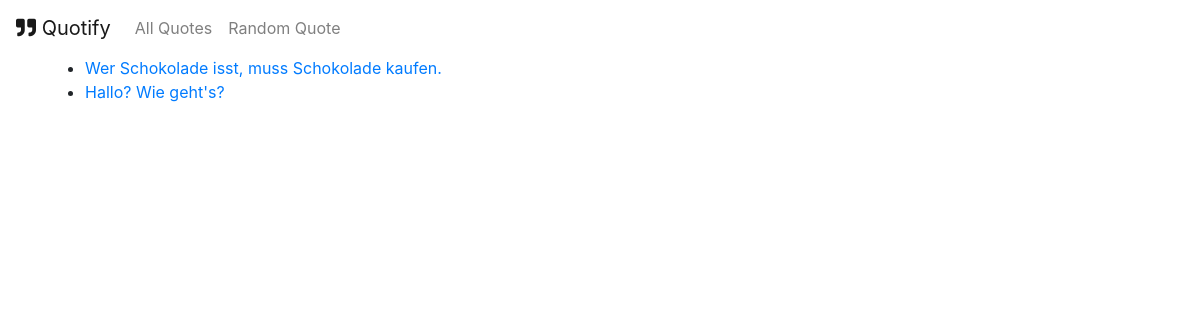
Page /quotes/ on the committed database.
### quotes/models.py (models this page shows, shortened)
class Quote(models.Model):
    quote_text = models.CharField(max_length=1000)
    pub_date = models.DateTimeField('date published', auto_now=True)
    likes = models.IntegerField(default=0)

### quotes/views.py (the view)
# urls.py: path('', views.IndexView.as_view(), name='index'),
class IndexView(generic.ListView):
    template_name = 'quotes/index.html'
    context_object_name = 'quote_list'
    def get_queryset(self):
        return Quote.objects.all().order_by('-pub_date')

### quotes/templates/quotes/index.html
{% extends 'quotes/base.html' %}
{% block content %}
    {% if quote_list %}
    <ul>
    {% for quote in quote_list %}
        <li><a href="{% url 'quotes:detail' quote.id %}">{{ quote.quote_text }}</a></li>
    {% endfor %}
    </ul>
    {% else %}
        <p>No quotes available.</p>
    {% endif %}
{% endblock %}

### rows in the picture
Quote: quote_text "Wer Schokolade isst, muss Schokolade kaufen."
Quote: quote_text "Hallo? Wie geht's?"
